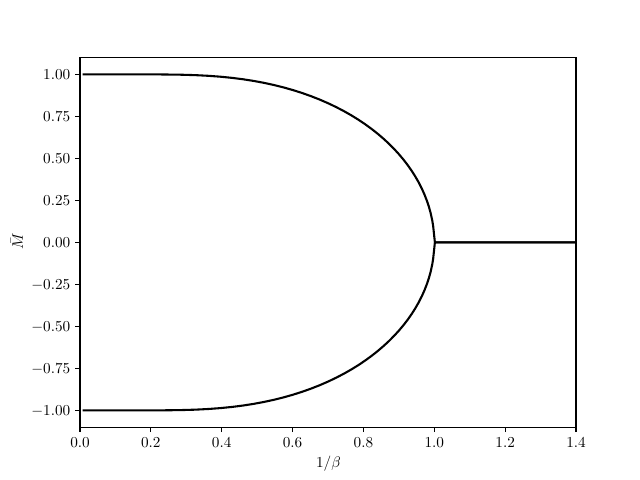

Reproduce this figure in Python.
import matplotlib.pyplot as plt
import numpy as np
from scipy.optimize import fsolve


def f(x, beta):
    return np.tanh(beta*x) - x


init = 1

betas = np.logspace(np.log10(0.7), np.log10(100), 2000)
Ms = []

for b in betas:
    Ms.append(fsolve(f, x0=init, args=[b]))
#    print(b)

Ms = np.array(Ms)

plt.rc('text', usetex=True)
plt.rc('font', family='serif', size=11)

plt.xlabel('$1/\\beta$')
plt.ylabel('$\\bar{M}$')
plt.xlim(0, 1.4)
plt.plot(1/betas, Ms, color='k')
plt.plot(1/betas, -Ms, color='k')
plt.savefig('transizione.pdf')
# plt.show()
